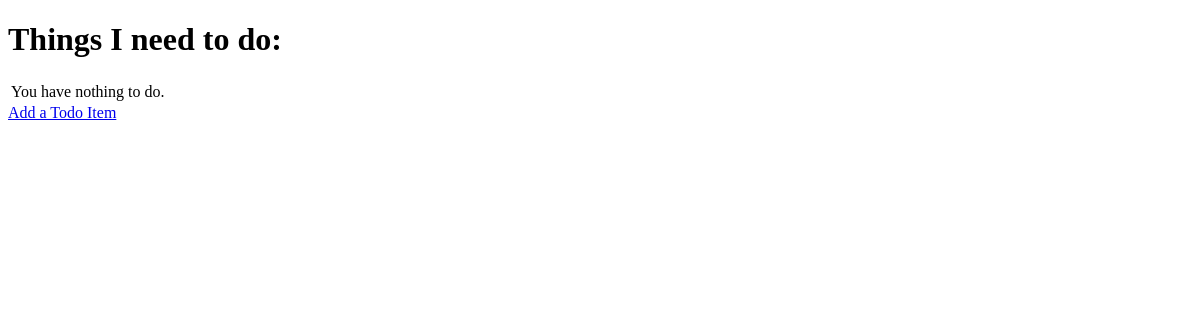
Before: / with the older database file.
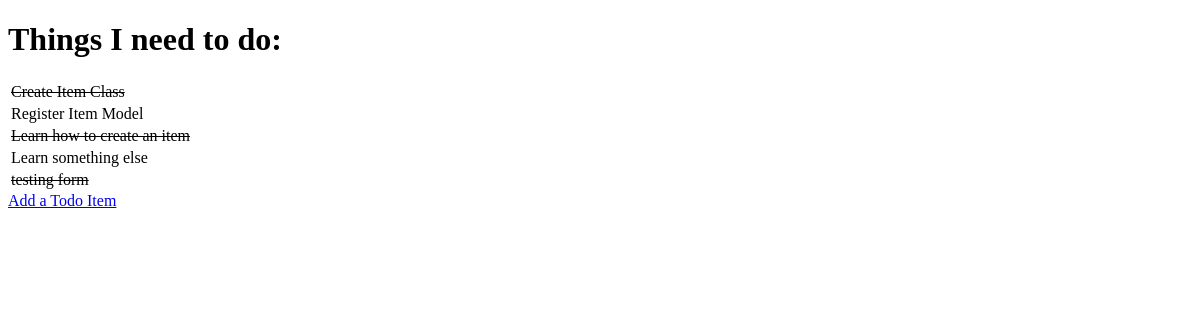
After: the same page with the newer database file.
### todo/models.py (models this page shows, shortened)
class Item(models.Model):
    name = models.CharField(max_length=50, null=False, blank=False)
    done = models.BooleanField(null=False, blank=False, default=False)

### todo/views.py (the view)
# urls.py: path('', get_todo_list, name='get_todo_list'),
def get_todo_list(request):
    items = Item.objects.all()
    context = {
        "items": items
    }
    return render(request, 'todo/todo_list.html', context)

### todo/templates/todo/todo_list.html (shortened to what this page needs)
<!DOCTYPE html>
<html lang="en">
<head>
</head>
<body>
    <h1>
        Things I need to do:
    </h1>
    <table>
        {% for item in items %}
        <tr>
            {% if item.done %}
                <td><strike>{{ item.name }}</strike></td>
            {% else %}
                <td>{{ item.name }}</td>
            {% endif %}
        </tr>
        {% empty %}
            <tr>
                <td>You have nothing to do.</td>
            </tr>
        {% endfor %}
    </table>
    <a href="/add">Add a Todo Item</a>
</body>
</html>

Changed rows visible on the page:
added Item: name "Create Item Class"
added Item: name "Register Item Model"
added Item: name "Learn how to create an item"
added Item: name "Learn something else"
added Item: name "testing form"
Other visible differences:
text no longer shown: "You have nothing to do."
